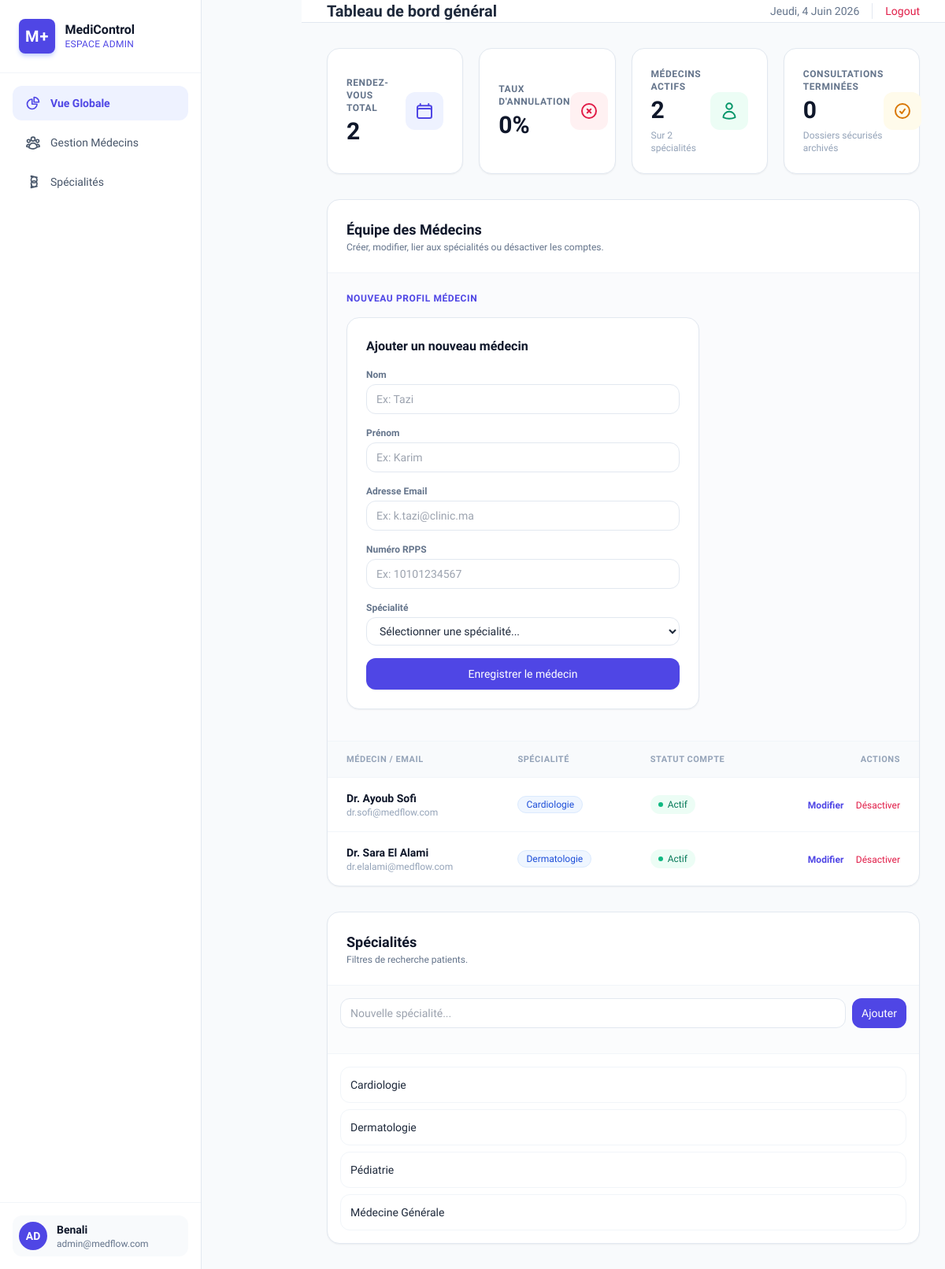
/templates/admin/dashboard.php (signed in), run on the app's committed database.
### tables this page shows
CREATE TABLE Medecin (
    id INT AUTO_INCREMENT PRIMARY KEY,
    user_id INT NOT NULL UNIQUE,
    specialite_id INT NOT NULL,
    numeroRPPS VARCHAR(50) NOT NULL UNIQUE,
    actif BOOLEAN DEFAULT TRUE,

    FOREIGN KEY (user_id) REFERENCES User(id),
    FOREIGN KEY (specialite_id) REFERENCES Specialite(id)
);

CREATE TABLE User (
    id INT AUTO_INCREMENT PRIMARY KEY,
    email VARCHAR(255) NOT NULL UNIQUE,
    passwordHash VARCHAR(255) NOT NULL,
    nom VARCHAR(100) NOT NULL,
    prenom VARCHAR(100) 
    NOT NULL,
    role_id INT NOT NULL,
    FOREIGN KEY (role_id) REFERENCES Role(id)
);

CREATE TABLE Specialite (
    id INT AUTO_INCREMENT PRIMARY KEY,
    libelle VARCHAR(100) NOT NULL
);

### templates/admin/dashboard.php (the view, shortened to what the rows shown need)
<?php
require_once __DIR__ . "/../../src/Repository/adminRepositories.php";
?>
<!DOCTYPE html>
<html lang="fr">
<head>
    <script src="https://cdn.tailwindcss.com"></script>
</head>
<body class="bg-slate-50 text-slate-800 min-h-screen flex">
    <aside class="w-64 bg-white border-r border-slate-200 flex flex-col fixed h-full z-10">
        <div class="p-6 border-b border-slate-100 flex items-center gap-3">
            <div>
                <h1 class="font-bold text-slate-900 leading-tight">MediControl</h1>
            </div>
        </div>
    </aside>
    <main class="flex-1 pl-64 min-h-screen flex flex-col">
        <header class="h-16 bg-white border-b border-slate-200 px-8 flex items-center justify-between sticky top-0 z-20">
            <div class="flex items-center gap-2">
                <h2 class="text-xl font-bold text-slate-800">Tableau de bord général</h2>
            </div>
        </header>
        <div class="p-8 space-y-8 flex-1">
            <div class="grid grid-cols-1 xl:grid-cols-3 gap-8">
                <section id="medecins" class="xl:col-span-2 bg-white rounded-2xl border border-slate-200 shadow-sm overflow-hidden flex flex-col">
                    <div class="overflow-x-auto">
                        <table class="w-full text-left border-collapse">
                            <thead>
                                <tr class="bg-slate-50 text-slate-400 uppercase text-[11px] font-bold tracking-wider border-b border-slate-100">
                                    <th class="py-4 px-6">Médecin / Email</th>
                                    <th class="py-4 px-6">Spécialité</th>
                                    <th class="py-4 px-6">Statut Compte</th>
                                    <th class="py-4 px-6 text-right">Actions</th>
                                </tr>
                            </thead>
                            <tbody class="divide-y divide-slate-100 text-sm">
                                    <?php
                                    $medecins = getAllMedecins();
                                    if (!empty($medecins)):
                                        foreach ($medecins as $medecin):
                                            $doctorName = "Dr. " . $medecin->prenom . " " . $medecin->nom;
                                    ?>
                                            <tr class="hover:bg-slate-50/50 transition-colors">
                                                <td class="py-4 px-6">
                                                    <div class="font-semibold text-slate-900"><?php echo htmlspecialchars($doctorName); ?></div>
                                                    <div class="text-xs text-slate-400"><?php echo htmlspecialchars($medecin->email); ?></div>
                                                </td>
                                                <td class="py-4 px-6">
                                                    <span class="inline-flex items-center px-2.5 py-0.5 rounded-full text-xs font-medium bg-blue-50 text-blue-700 border border-blue-100">
                                                        <?php echo htmlspecialchars($medecin->specialite); ?>
                                                    </span>
                                                </td>
                                                <td class="py-4 px-6">
                                                    <?php if ($medecin->actif): ?>
                                                        <span class="inline-flex items-center gap-1.5 px-2.5 py-1 rounded-full text-xs font-medium bg-emerald-50 text-emerald-700">
                                                            <span class="w-1.5 h-1.5 bg-emerald-500 rounded-full"></span> Actif
                                                        </span>
                                                    <?php else: ?>
                                                        <span class="inline-flex items-center gap-1.5 px-2.5 py-1 rounded-full text-xs font-medium bg-slate-100 text-slate-600">
                                                            <span class="w-1.5 h-1.5 bg-slate-400 rounded-full"></span> Inactif
                                                        </span>
                                                    <?php endif; ?>
                                                </td>
                                                <td class="py-4 px-6 text-right space-x-3">
                                                    <button onclick="openEditModal(
                                                                '<?php echo $medecin->user_id; ?>',
                                                                '<?php echo $medecin->nom; ?>',
                                                                '<?php echo $medecin->prenom; ?>',
                                                                '<?php echo $medecin->email; ?>',
                                                                '<?php echo $medecin->numeroRPPS; ?>',
                                                                '<?php echo $medecin->specialite_id; ?>'
                                                            )"
                                                            class="text-indigo-600 hover:text-indigo-900 font-semibold text-xs">
                                                        Modifier
                                                    </button>
                                                    <?php
                                                    if ($medecin->actif == 1) {
                                                        $texte_lien = "Désactiver";
                                                        $classe_couleur = "text-rose-600 hover:text-rose-900";
                                                    } else {
                                                        $texte_lien = "Activer";
                                                        $classe_couleur = "text-emerald-600 hover:text-emerald-900";
                                                    }
                                                    ?>
                                                    <a href="scripts/toggle_status.php?id=<?php echo $medecin->user_id; ?>"
                                                       class="<?php echo $classe_couleur; ?> font-medium text-xs inline-block">
                                                        <?php echo $texte_lien; ?>
                                                    </a>
                                                </td>
                                            </tr>
                                        <?php
                                        endforeach;
                                    endif; ?>
                            </tbody>
                        </table>
                    </div>
                </section>
                <section id="specialites" class="bg-white rounded-2xl border border-slate-200 shadow-sm flex flex-col">
                    <div class="p-4 flex-1 overflow-y-auto max-h-[300px]">
                        <ul class="space-y-2">
                            <?php
                            $specialites = getAllSpecialities();
                            if (!empty($specialites)):
                                foreach ($specialites as $spec):
                            ?>
                                <li class="flex items-center justify-between p-3 bg-white border border-slate-100 rounded-xl">
                                    <span class="text-sm font-medium text-slate-800"><?php echo htmlspecialchars($spec->libelle); ?></span>
                                </li>
                            <?php
                                endforeach;
                            else:
                            ?>
                                <li class="text-sm text-slate-400 italic text-center py-4">Aucune spécialité trouvée.</li>
                            <?php endif; ?>
                        </ul>
                    </div>
                </section>
            </div>
        </div>
    </main>
</body>
</html>

### data on the page
medecin: user.nom "Dr. Ayoub Sofi", user.email "dr.sofi@medflow.com", specialite.libelle "Cardiologie", shows "Actif", actif "Désactiver"
medecin: user.nom "Dr. Sara El Alami", user.email "dr.elalami@medflow.com", specialite.libelle "Dermatologie", shows "Actif", actif "Désactiver"
specialite: libelle "Cardiologie"
specialite: libelle "Dermatologie"
specialite: libelle "Pédiatrie"
specialite: libelle "Médecine Générale"

### other printed values
$_SESSION['name'] "Benali"
$_SESSION['email'] "admin@medflow.com"
todayDatemr() "Jeudi, 4 Juin 2026"
count(getTotalRDVs()) "2"
getTotalDrsActifs()['total'] "2"
count(getWorkingSpecialities()) "2"
countFinishedCons()['total'] "0"
